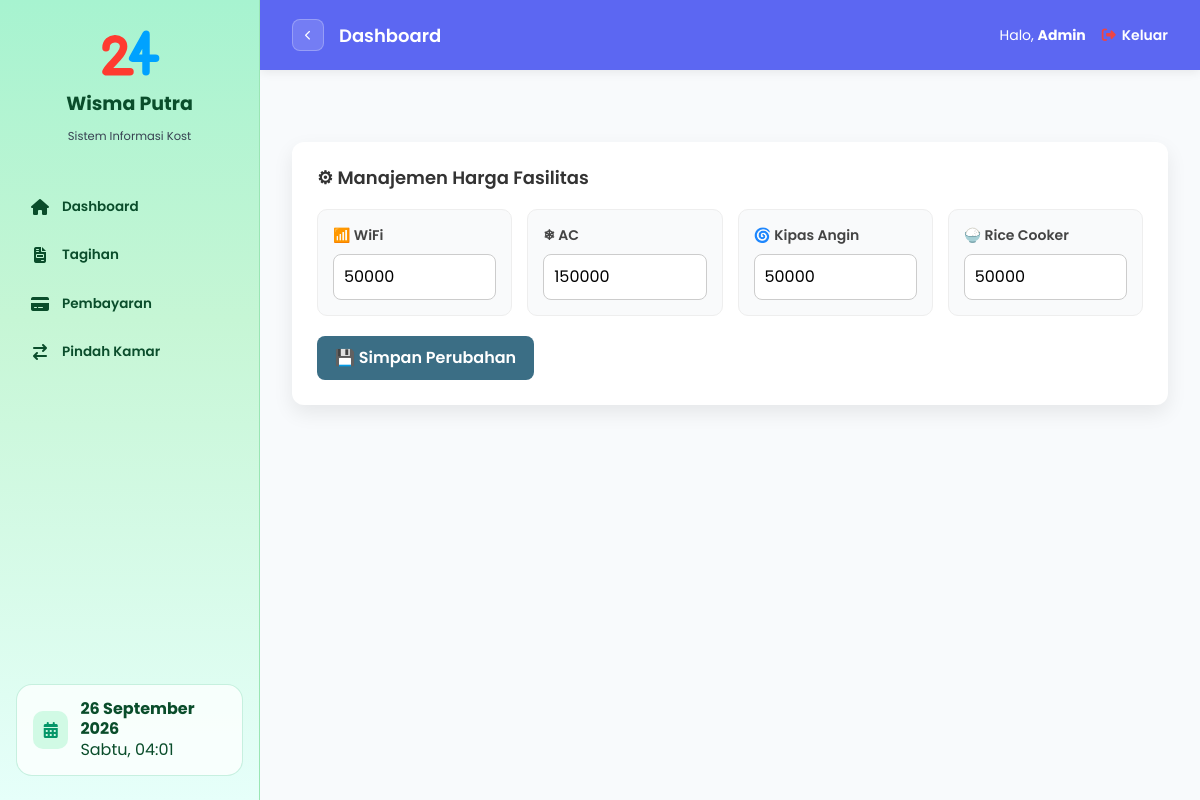
Page /harga-fasilitas/ (signed in) on the committed database.
### kos/models.py (models this page shows, shortened)
class HargaFasilitas(models.Model):
    wifi = models.IntegerField(default=50000)
    ac = models.IntegerField(default=0)
    kipas_angin = models.IntegerField(default=0)
    rice_cooker = models.IntegerField(default=0)
    tanggal_update = models.DateTimeField(auto_now=True)

### kos/views.py (the view)
# urls.py: path('harga-fasilitas/', views.harga_fasilitas, name='harga_fasilitas'),
@login_required
def harga_fasilitas(request):
    harga, created = HargaFasilitas.objects.get_or_create(id=1)
    return render(request, 'kos/harga_fasilitas.html', {
        'harga': harga
    })

### kos/templates/kos/harga_fasilitas.html (shortened to what this page needs)
{% extends 'kos/base_admin.html' %}
{% block content %}
<div class="section-fasilitas">
    <h3 class="section-title">⚙ Manajemen Harga Fasilitas</h3>
    <form method="POST" action="{% url 'update_harga_fasilitas' %}">
        <div class="fasilitas-grid">
            <div class="fasilitas-card">
                <div class="label">📶 WiFi</div>
                <input type="number" name="wifi" value="{{ harga.wifi }}">
            </div>
            <div class="fasilitas-card">
                <div class="label">❄ AC</div>
                <input type="number" name="ac" value="{{ harga.ac }}">
            </div>
            <div class="fasilitas-card">
                <div class="label">🌀 Kipas Angin</div>
                <input type="number" name="kipas_angin" value="{{ harga.kipas_angin }}">
            </div>
            <div class="fasilitas-card">
                <div class="label">🍚 Rice Cooker</div>
                <input type="number" name="rice_cooker" value="{{ harga.rice_cooker }}">
            </div>
        </div>
        <button type="submit" class="btn-save">
            💾 Simpan Perubahan
        </button>
    </form>
</div>
{% endblock %}

### kos/templates/kos/base_admin.html (style rules this page uses)
* { margin: 0; padding: 0; box-sizing: border-box; font-family: 'Poppins', sans-serif; }
html, body { width: 100%; height: 100%; background: #F8FAFC; overflow-x: hidden !important; }

### kos/templates/kos/harga_fasilitas.html (style rules this page uses)
.section-fasilitas { margin-top:40px; background:#ffffff; padding:25px; border-radius:12px; box-shadow:0 8px 20px rgba(0,0,0,0.08); }
.section-title { margin-bottom:20px; font-size:18px; font-weight:600; color:#333; }
.fasilitas-grid { display:grid; grid-template-columns:repeat(auto-fit,minmax(180px,1fr)); gap:15px; }
.fasilitas-card { background:#f9fafb; padding:15px; border-radius:10px; border:1px solid #eee; }
.label { font-size:14px; font-weight:600; margin-bottom:8px; color:#444; }
.fasilitas-card input { width:100%; padding:10px; border-radius:8px; border:1px solid #ccc; outline:none; transition:0.2s; }
.btn-save { margin-top:20px; background:#3b6e85; color:white; padding:10px 18px; border:none; border-radius:8px; cursor:pointer; font-weight:600; }

### rows in the picture
HargaFasilitas: wifi "50000", ac "150000", kipas_angin "50000", rice_cooker "50000"
